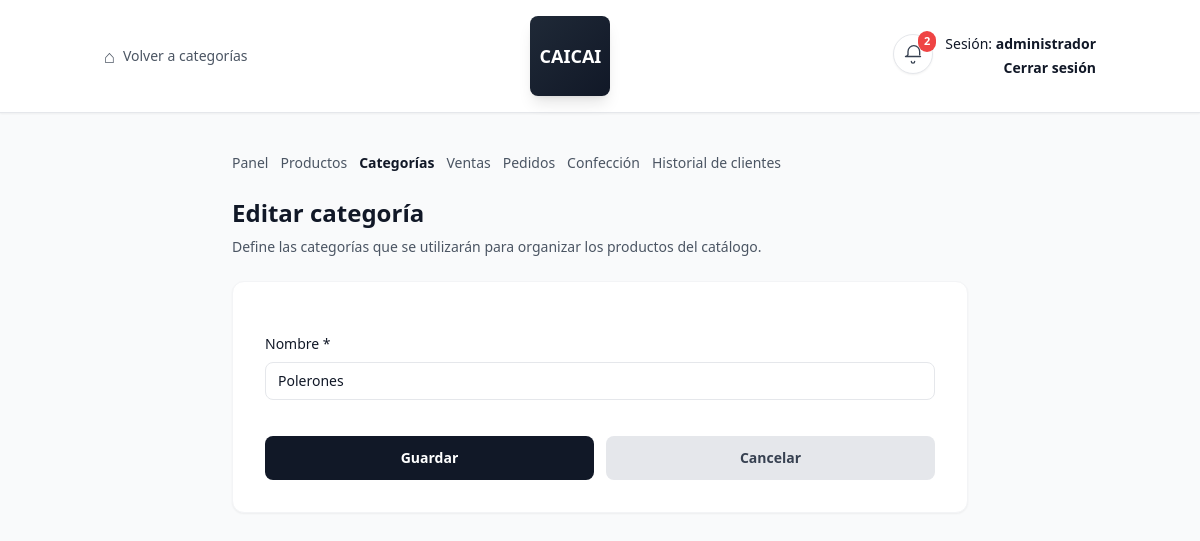
The page /panel/categorias/editar/2/ (signed in) on the database as committed earlier.
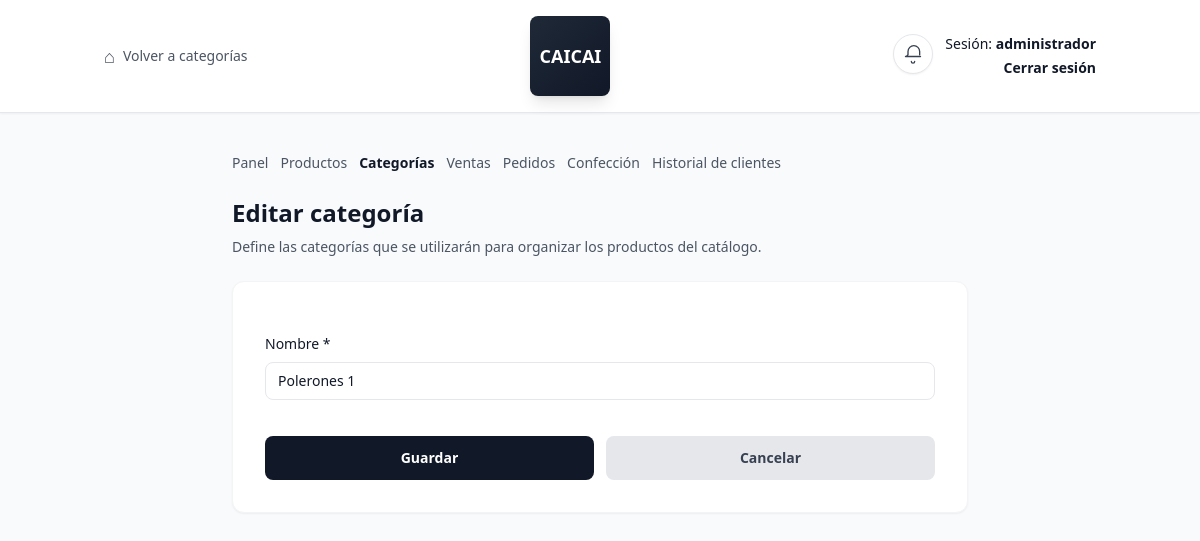
The same page on the database as committed later.
### core/models.py (models this page shows, shortened)
class Categoria(models.Model):
    nombre = models.CharField(max_length=100, unique=True)

### core/decorators.py (the view)
    def wrapper(request, *args, **kwargs):
        if 'admin_id' not in request.session:
            return redirect('admin_login')
        return view_func(request, *args, **kwargs)

### core/views.py (called while the page is built, shortened)
def _low_stock_threshold(request):
    try:
        value = int(request.session.get('low_stock_threshold', getattr(settings, 'LOW_STOCK_THRESHOLD', 5)))
        return max(1, min(20, value))
    except (TypeError, ValueError):
        return 5

def _low_stock_products(threshold: int):
    qs = Producto.objects.filter(activo=True, stock__lte=threshold).annotate(nombre_display=F('nombre'))
    return list(qs)

def _low_stock_context(request):
    threshold = _low_stock_threshold(request)
    productos = _low_stock_products(threshold)
    return {
        'low_stock_products': productos,
        'low_stock_count': len(productos),
        'low_stock_threshold': threshold,
    }

@admin_required
def categoria_edit(request, id):
    categoria = get_object_or_404(Categoria, id=id)
    return render(request, 'core/categoria_form.html', {
        'categoria': categoria,
        'values': {
            'nombre': request.POST.get('nombre', categoria.nombre),
        },
        **_low_stock_context(request),
    })

### core/templates/core/categoria_form.html (shortened to what this page needs)
<!DOCTYPE html>
<html lang="es">
<head>
  <script src="https://cdn.tailwindcss.com"></script>
</head>
<body class="bg-gray-50 text-gray-900">
  <header class="border-b shadow-sm bg-white">
    <div class="max-w-5xl mx-auto px-4 py-4 flex flex-col gap-3">
      <div class="flex items-center justify-between">
        <button onclick="window.location.href='{% url 'categorias_list' %}'"
                class="flex items-center gap-2 text-gray-600 hover:text-gray-900 text-sm">
          <span class="text-lg">⌂</span>
          <span class="font-medium">Volver a categorías</span>
        </button>
        <div class="w-20 h-20 bg-gradient-to-br from-gray-800 to-gray-900 rounded-lg flex items-center justify-center shadow-lg">
          <span class="text-white font-bold text-lg">CAICAI</span>
        </div>
        <div class="flex items-start justify-end gap-3">
          {% include 'core/partials/low_stock_alert.html' %}
          <div class="text-right text-xs sm:text-sm">
            {% if user.is_authenticated %}
              <p>Sesión: <strong>{{ user.username }}</strong></p>
              <p class="mt-1">
                <a href="{% url 'logout_unificado' %}" class="hover:text-gray-700 font-semibold">Cerrar sesión</a>
              </p>
            {% elif request.session.admin_id %}
              <p>Sesión: <strong>Admin</strong></p>
              <p class="mt-1">
                <a href="{% url 'logout_unificado' %}" class="hover:text-gray-700 font-semibold">Cerrar sesión</a>
              </p>
            {% endif %}
          </div>
        </div>
      </div>
    </div>
  </header>
  <main class="py-10">
    <div class="max-w-3xl mx-auto px-4">
      <nav class="flex flex-wrap gap-3 text-xs sm:text-sm text-gray-600 mb-6">
        <a href="{% url 'admin_dashboard' %}" class="hover:text-gray-900">Panel</a>
        <a href="{% url 'productos_list' %}" class="hover:text-gray-900">Productos</a>
        <a href="{% url 'categorias_list' %}" class="font-semibold text-gray-900">Categorías</a>
        <a href="{% url 'ventas_panel' %}" class="hover:text-gray-900">Ventas</a>
        <a href="{% url 'pedidos_list' %}" class="hover:text-gray-900">Pedidos</a>
        <a href="{% url 'solicitudes_confeccion_list' %}" class="hover:text-gray-900">Confección</a>
        <a href="{% url 'historial_clientes' %}" class="hover:text-gray-900">Historial de clientes</a>
      </nav>
      <h1 class="text-2xl font-bold mb-2">
        {% if categoria %}Editar categoría{% else %}Nueva categoría{% endif %}
      </h1>
      <p class="text-sm text-gray-600 mb-6">
        Define las categorías que se utilizarán para organizar los productos del catálogo.
      </p>
      <form method="post" class="bg-white rounded-xl shadow-sm border border-gray-100 p-6 sm:p-8 space-y-5">
        <div>
          <label class="block text-sm font-medium mb-2">Nombre *</label>
          <input
            type="text"
            name="nombre"
            required
            value="{{ values.nombre|default:'' }}"
            class="w-full px-3 py-2 border rounded-lg text-sm focus:outline-none focus:ring-2 focus:ring-gray-300 focus:border-gray-400"
          >
        </div>
        <div class="pt-4 flex flex-col sm:flex-row gap-3">
          <button type="submit"
                  class="flex-1 bg-gray-900 text-white py-3 rounded-lg font-semibold text-sm hover:bg-gray-800">
            Guardar
          </button>
          <button type="button"
                  onclick="window.location.href='{% url 'categorias_list' %}'"
                  class="flex-1 bg-gray-200 text-gray-700 py-3 rounded-lg font-semibold text-sm hover:bg-gray-300">
            Cancelar
          </button>
        </div>
      </form>
    </div>
  </main>
</body>
</html>

Rows that differ between the two databases and show on the page:
changed Categoria: nombre "Polerones" → "Polerones 1"
Other text that changed with them:
{{ low_stock_count }}: "2" → (not shown)
